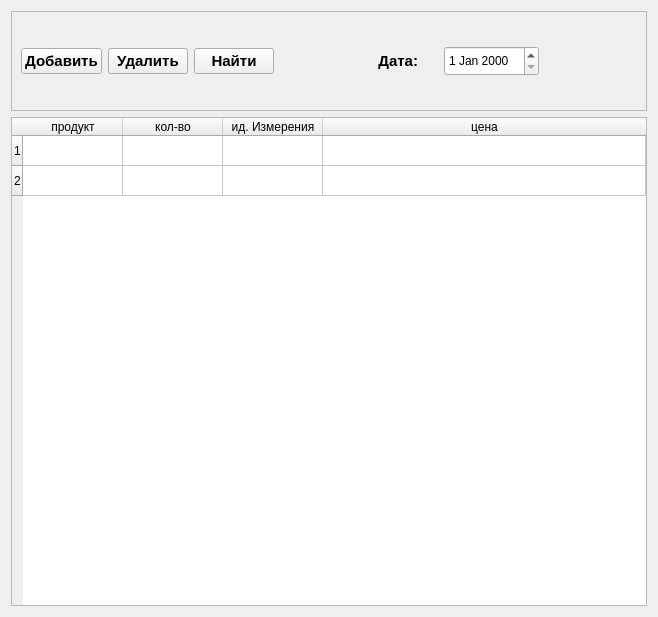
<?xml version="1.0" encoding="UTF-8"?>
<ui version="4.0">
 <class>W_prihod</class>
 <widget class="QWidget" name="W_prihod">
  <property name="geometry">
   <rect>
    <x>0</x>
    <y>0</y>
    <width>658</width>
    <height>617</height>
   </rect>
  </property>
  <property name="windowTitle">
   <string>Form</string>
  </property>
  <layout class="QVBoxLayout" name="verticalLayout">
   <item>
    <widget class="QFrame" name="F_tipPanel">
     <property name="minimumSize">
      <size>
       <width>0</width>
       <height>100</height>
      </size>
     </property>
     <property name="frameShape">
      <enum>QFrame::StyledPanel</enum>
     </property>
     <property name="frameShadow">
      <enum>QFrame::Raised</enum>
     </property>
     <layout class="QGridLayout" name="gridLayout">
      <item row="2" column="3">
       <spacer name="horizontalSpacer_2">
        <property name="orientation">
         <enum>Qt::Horizontal</enum>
        </property>
        <property name="sizeHint" stdset="0">
         <size>
          <width>40</width>
          <height>20</height>
         </size>
        </property>
       </spacer>
      </item>
      <item row="2" column="1">
       <widget class="QPushButton" name="PB_delete">
        <property name="cursor">
         <cursorShape>PointingHandCursor</cursorShape>
        </property>
        <property name="styleSheet">
         <string notr="true">font-size:15px;
font-weight:bold;</string>
        </property>
        <property name="text">
         <string>Удалить</string>
        </property>
       </widget>
      </item>
      <item row="2" column="7">
       <widget class="QDateEdit" name="DE_data">
        <property name="minimumSize">
         <size>
          <width>0</width>
          <height>30</height>
         </size>
        </property>
       </widget>
      </item>
      <item row="2" column="8">
       <spacer name="horizontalSpacer_3">
        <property name="orientation">
         <enum>Qt::Horizontal</enum>
        </property>
        <property name="sizeHint" stdset="0">
         <size>
          <width>40</width>
          <height>20</height>
         </size>
        </property>
       </spacer>
      </item>
      <item row="2" column="2">
       <widget class="QPushButton" name="PB_find">
        <property name="cursor">
         <cursorShape>PointingHandCursor</cursorShape>
        </property>
        <property name="styleSheet">
         <string notr="true">font-size:15px;
font-weight:bold;</string>
        </property>
        <property name="text">
         <string>Найти</string>
        </property>
       </widget>
      </item>
      <item row="2" column="0">
       <widget class="QPushButton" name="PB_add">
        <property name="cursor">
         <cursorShape>PointingHandCursor</cursorShape>
        </property>
        <property name="styleSheet">
         <string notr="true">font-size:15px;
font-weight:bold;</string>
        </property>
        <property name="text">
         <string>Добавить</string>
        </property>
       </widget>
      </item>
      <item row="2" column="5">
       <widget class="QLabel" name="L_data">
        <property name="minimumSize">
         <size>
          <width>0</width>
          <height>30</height>
         </size>
        </property>
        <property name="styleSheet">
         <string notr="true">font-size:15px;
font-weight:bold;</string>
        </property>
        <property name="text">
         <string>Дата:</string>
        </property>
        <property name="alignment">
         <set>Qt::AlignRight|Qt::AlignTrailing|Qt::AlignVCenter</set>
        </property>
       </widget>
      </item>
      <item row="2" column="6">
       <spacer name="horizontalSpacer">
        <property name="orientation">
         <enum>Qt::Horizontal</enum>
        </property>
        <property name="sizeType">
         <enum>QSizePolicy::Maximum</enum>
        </property>
        <property name="sizeHint" stdset="0">
         <size>
          <width>20</width>
          <height>20</height>
         </size>
        </property>
       </spacer>
      </item>
     </layout>
    </widget>
   </item>
   <item>
    <widget class="QTableWidget" name="TW_prihod">
     <property name="horizontalScrollBarPolicy">
      <enum>Qt::ScrollBarAsNeeded</enum>
     </property>
     <attribute name="horizontalHeaderCascadingSectionResizes">
      <bool>false</bool>
     </attribute>
     <attribute name="horizontalHeaderShowSortIndicator" stdset="0">
      <bool>false</bool>
     </attribute>
     <attribute name="horizontalHeaderStretchLastSection">
      <bool>true</bool>
     </attribute>
     <row>
      <property name="text">
       <string>1</string>
      </property>
     </row>
     <row>
      <property name="text">
       <string>2</string>
      </property>
     </row>
     <column>
      <property name="text">
       <string>продукт</string>
      </property>
     </column>
     <column>
      <property name="text">
       <string>кол-во</string>
      </property>
     </column>
     <column>
      <property name="text">
       <string>ид. Измерения</string>
      </property>
     </column>
     <column>
      <property name="text">
       <string>цена</string>
      </property>
     </column>
    </widget>
   </item>
  </layout>
 </widget>
 <resources/>
 <connections/>
</ui>
